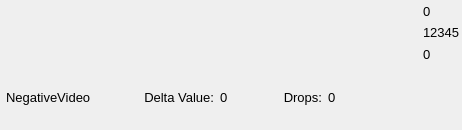
<ui version="4.0" >
 <class>ChannelPlotWidget</class>
 <widget class="QWidget" name="ChannelPlotWidget" >
  <property name="geometry" >
   <rect>
    <x>0</x>
    <y>0</y>
    <width>462</width>
    <height>130</height>
   </rect>
  </property>
  <property name="sizePolicy" >
   <sizepolicy vsizetype="Fixed" hsizetype="Expanding" >
    <horstretch>0</horstretch>
    <verstretch>0</verstretch>
   </sizepolicy>
  </property>
  <property name="windowTitle" >
   <string>ChannelPlotWidget</string>
  </property>
  <layout class="QGridLayout" >
   <property name="margin" >
    <number>0</number>
   </property>
   <property name="spacing" >
    <number>0</number>
   </property>
   <item row="0" column="0" >
    <widget class="SideCar::GUI::HealthAndStatus::SamplePlotWidget" native="1" name="plot_" >
     <property name="sizePolicy" >
      <sizepolicy vsizetype="Minimum" hsizetype="Expanding" >
       <horstretch>100</horstretch>
       <verstretch>0</verstretch>
      </sizepolicy>
     </property>
     <property name="minimumSize" >
      <size>
       <width>64</width>
       <height>64</height>
      </size>
     </property>
     <property name="font" >
      <font>
       <pointsize>10</pointsize>
      </font>
     </property>
    </widget>
   </item>
   <item row="0" column="1" >
    <layout class="QVBoxLayout" >
     <property name="leftMargin" >
      <number>2</number>
     </property>
     <property name="rightMargin" >
      <number>2</number>
     </property>
     <item>
      <widget class="QLabel" name="max_" >
       <property name="sizePolicy" >
        <sizepolicy vsizetype="Preferred" hsizetype="Preferred" >
         <horstretch>0</horstretch>
         <verstretch>0</verstretch>
        </sizepolicy>
       </property>
       <property name="font" >
        <font>
         <pointsize>10</pointsize>
        </font>
       </property>
       <property name="text" >
        <string>0</string>
       </property>
      </widget>
     </item>
     <item>
      <widget class="QLabel" name="expected_" >
       <property name="sizePolicy" >
        <sizepolicy vsizetype="Preferred" hsizetype="Preferred" >
         <horstretch>0</horstretch>
         <verstretch>0</verstretch>
        </sizepolicy>
       </property>
       <property name="font" >
        <font>
         <pointsize>10</pointsize>
        </font>
       </property>
       <property name="text" >
        <string>12345</string>
       </property>
      </widget>
     </item>
     <item>
      <widget class="QLabel" name="min_" >
       <property name="sizePolicy" >
        <sizepolicy vsizetype="Preferred" hsizetype="Fixed" >
         <horstretch>0</horstretch>
         <verstretch>0</verstretch>
        </sizepolicy>
       </property>
       <property name="font" >
        <font>
         <pointsize>10</pointsize>
        </font>
       </property>
       <property name="text" >
        <string>0</string>
       </property>
      </widget>
     </item>
    </layout>
   </item>
   <item row="1" column="0" >
    <layout class="QHBoxLayout" >
     <property name="spacing" >
      <number>0</number>
     </property>
     <property name="leftMargin" >
      <number>6</number>
     </property>
     <property name="rightMargin" >
      <number>0</number>
     </property>
     <item>
      <widget class="QLabel" name="channelName_" >
       <property name="font" >
        <font>
         <pointsize>10</pointsize>
        </font>
       </property>
       <property name="text" >
        <string>NegativeVideo</string>
       </property>
      </widget>
     </item>
     <item>
      <layout class="QHBoxLayout" >
       <property name="spacing" >
        <number>6</number>
       </property>
       <item>
        <widget class="QLabel" name="sampleLabel_" >
         <property name="sizePolicy" >
          <sizepolicy vsizetype="Preferred" hsizetype="Fixed" >
           <horstretch>0</horstretch>
           <verstretch>0</verstretch>
          </sizepolicy>
         </property>
         <property name="font" >
          <font>
           <pointsize>10</pointsize>
          </font>
         </property>
         <property name="text" >
          <string>Delta Value:</string>
         </property>
         <property name="alignment" >
          <set>Qt::AlignRight|Qt::AlignTrailing|Qt::AlignVCenter</set>
         </property>
        </widget>
       </item>
       <item>
        <widget class="QLabel" name="sample_" >
         <property name="sizePolicy" >
          <sizepolicy vsizetype="Preferred" hsizetype="Preferred" >
           <horstretch>0</horstretch>
           <verstretch>0</verstretch>
          </sizepolicy>
         </property>
         <property name="font" >
          <font>
           <pointsize>10</pointsize>
          </font>
         </property>
         <property name="text" >
          <string>0</string>
         </property>
        </widget>
       </item>
      </layout>
     </item>
     <item>
      <layout class="QHBoxLayout" >
       <property name="spacing" >
        <number>6</number>
       </property>
       <item>
        <widget class="QLabel" name="dropsLabel_" >
         <property name="sizePolicy" >
          <sizepolicy vsizetype="Preferred" hsizetype="Fixed" >
           <horstretch>0</horstretch>
           <verstretch>0</verstretch>
          </sizepolicy>
         </property>
         <property name="font" >
          <font>
           <pointsize>10</pointsize>
          </font>
         </property>
         <property name="text" >
          <string>Drops:</string>
         </property>
         <property name="alignment" >
          <set>Qt::AlignRight|Qt::AlignTrailing|Qt::AlignVCenter</set>
         </property>
        </widget>
       </item>
       <item>
        <widget class="QLabel" name="drops_" >
         <property name="sizePolicy" >
          <sizepolicy vsizetype="Preferred" hsizetype="Preferred" >
           <horstretch>0</horstretch>
           <verstretch>0</verstretch>
          </sizepolicy>
         </property>
         <property name="font" >
          <font>
           <pointsize>10</pointsize>
          </font>
         </property>
         <property name="text" >
          <string>0</string>
         </property>
        </widget>
       </item>
      </layout>
     </item>
    </layout>
   </item>
  </layout>
 </widget>
 <customwidgets>
  <customwidget>
   <class>SideCar::GUI::HealthAndStatus::SamplePlotWidget</class>
   <extends>QWidget</extends>
   <header>SamplePlotWidget.h</header>
   <container>1</container>
  </customwidget>
 </customwidgets>
 <resources>
  <include location="../guiIcons.qrc" />
 </resources>
 <connections/>
</ui>
